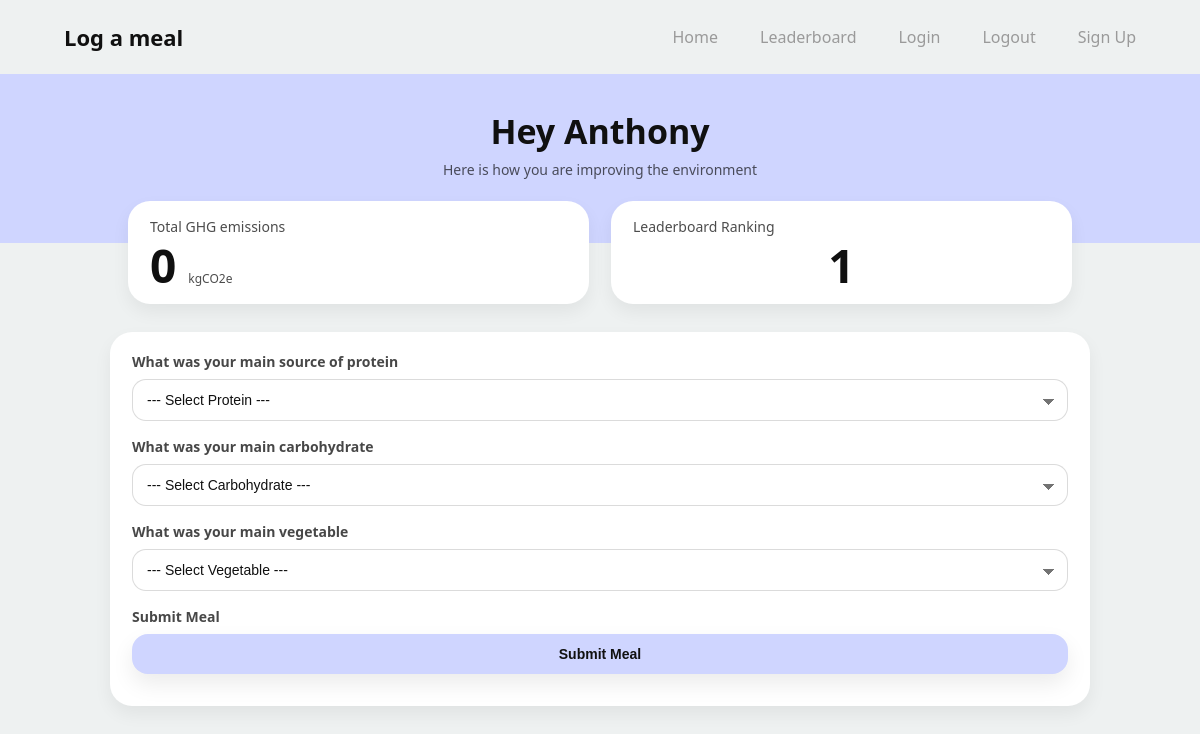
The page /log_meal (signed in) on the database as committed earlier.
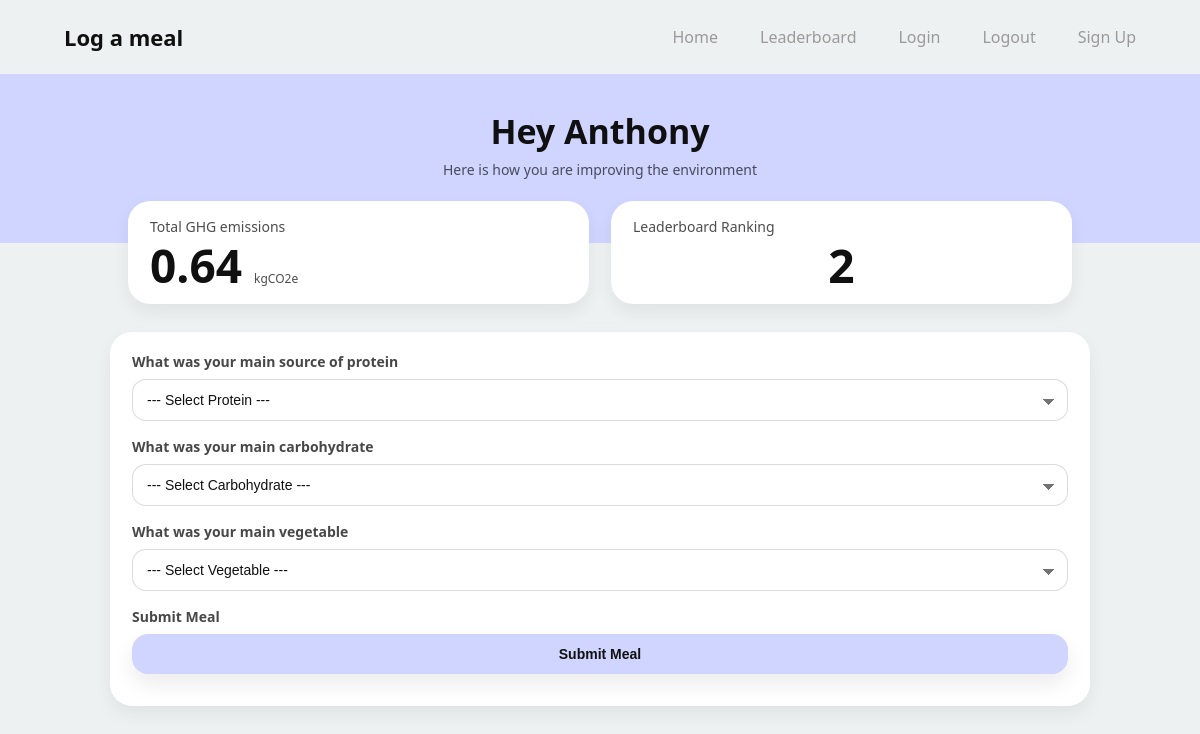
The same page on the database as committed later.
### app/models.py (models this page shows, shortened)
class User(db.Model,UserMixin):
    __tablename__ = 'users'
    id: so.Mapped[int] = so.mapped_column(primary_key=True)
    username: so.Mapped[str] = so.mapped_column(sa.String(63), index=True, unique=True)
    email: so.Mapped[str] = so.mapped_column(sa.String(119), index=True, unique=True)
    password_hash: so.Mapped[Optional[str]] = so.mapped_column(sa.String(255))
    weekly_score: so.Mapped[int] = so.mapped_column(sa.Integer, index=True, default=0)
    meals: so.Mapped[list['Meal']] = so.relationship(back_populates='user')
    def get_leaderboard(self):
        leaderboard = []
        for user in User.query.all():
            leaderboard.append((user.weekly_score, user.username))
        leaderboard.sort()
        return leaderboard

### app/routes.py (the view, shortened to what this page needs)
@app.route("/log_meal",methods=["GET","POST"])
def log_meal():
    leaderboard = current_user.get_leaderboard()
    for i in leaderboard:
        if i[1] == current_user.username:
            rank = leaderboard.index(i) + 1
    emissions = current_user.weekly_score
    form = LogMeal()
    return render_template("log_meal.html",
                           form=form,
                           rank=rank,
                           emissions=emissions,
                           user_name=current_user.username)

### app/forms.py
class LogMeal(FlaskForm):
    protein_selected = SelectField("What was your main source of protein", validators=[DataRequired('Please make a selection')],default = None,
                                         choices=[("None", '--- Select Protein ---'), ('beef', 'Beef'),('chicken', 'Chicken'),('eggs', 'Eggs'),('tofu', 'Tofu'), ('fish', 'Fish and seafood')])
    carb_selected = SelectField("What was your main carbohydrate", validators=[DataRequired()],default = None,
                                         choices=[("None", '--- Select Carbohydrate ---'), ('bread', 'Bread'),('rice', 'Rice'),('pasta', 'Pasta')])
    veg_selected = SelectField("What was your main vegetable", validators=[DataRequired()], default = None,
                                         choices=[("None", '--- Select Vegetable ---'), ('potato', 'Potato'),('carrot', 'Carrot'),('broccoli', 'Broccoli'),('tomato', 'Tomato'), ('onion', 'Onion')])
    submit = SubmitField("Submit Meal")

### app/models.py (called while the page is built)
@login.user_loader
def load_user(id):
    return db.session.get(User, int(id))

### app/templates/log_meal.html (shortened to what this page needs)
{% extends "base.html" %}
{% block styles %}
<link rel="stylesheet" href="{{ url_for('static', filename='css/log_meal.css') }}">
{% endblock %}
{% block content %}
<main class="dash">
    <section class="dash-hero">
        <h1 class="dash-title">{{"Hey " + user_name if user_name else "You are not logged in" }}</h1>
        <p class="dash-subtitle">Here is how you are improving the environment</p>
    </section>
    <section class="stats">
        <div class="stat-card">
            <div class="stat-label">Total GHG emissions</div>
            <div class="stat-row">
                <div class="stat-value">{{ emissions|round(2) if emissions else 0 }}</div>
                <div class="stat-unit">kgCO2e</div>
            </div>
        </div>
        <div class="stat-card stat-card--right">
            <div class="stat-label">Leaderboard Ranking</div>
            <div class="rank-row">
                <div class="rank-value">{{ rank if rank else 0 }}</div>
            </div>
        </div>
    </section>
    <form action="" method="post" novalidate>
        <p>
            {{ form.protein_selected.label }} <br>
            {{ form.protein_selected }} <br>
        </p>
        <p> {{ form.carb_selected.label }} <br>
            {{ form.carb_selected }} <br>
        <p> {{ form.veg_selected.label }} <br>
            {{ form.veg_selected }} <br>
        </p>
        <p> {{ form.submit.label }}
            {{ form.submit }} <br>
        </p>
    </form>
</main>
{% endblock %}

Rows that differ between the two databases and show on the page:
changed User "Hey Anthony": weekly_score (not shown) → "0.64"
Other text that changed with them:
{{ rank if rank else 0 }}: "1" → "2"
{{ emissions|round(2) if emissions else 0 }}: "0" → (not shown)
